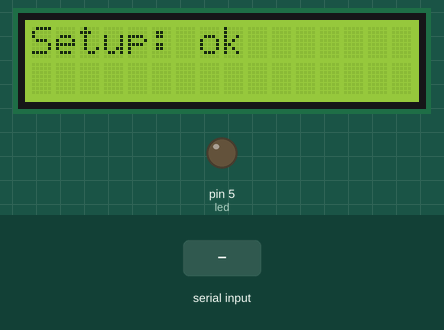
Bench run of a sketch on a simulated Arduino Uno, built with avr-gcc and run on an emulated ATmega328P. Shown: 16×2 character LCD, output pins drawn as LEDs (lit = HIGH). The test bench sets the inputs (shaded band).

Above: at 0.1 s.
2.8 s: "#on\n" received over the second serial link
At 3.2 s:
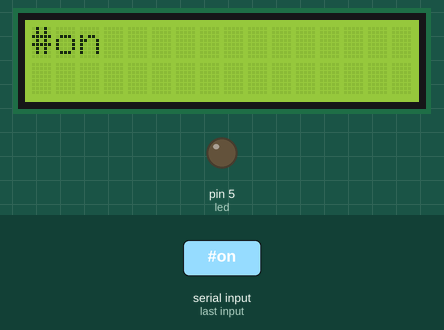
At 5.5 s:
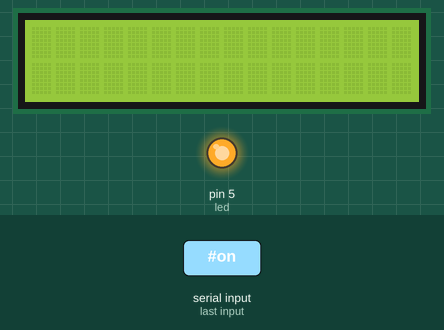
5.8 s: "#off\n" received over the second serial link
At 6.7 s:
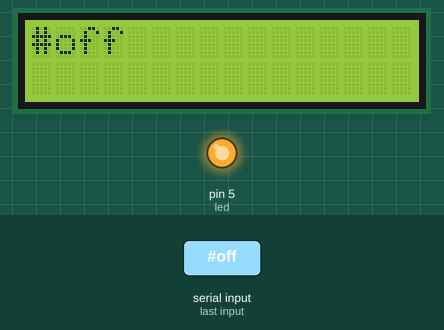
Timing chart, 0 to 8.8 s (numbered marks = the images above; inputs shaded):
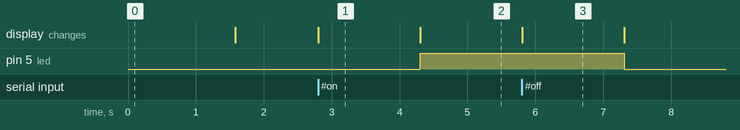

Measured:
- after the input at 2.8 s, pin 5 (led): LOW → HIGH after 1.5 s; the display: changes at once (image 1)
- after the input at 5.8 s, pin 5 (led): HIGH → LOW after 1.5 s; the display: changes at once (image 3)
- what the display in image 1 shows lasts 1.5 s, from 2.8 s to 4.3 s

The sketch:

read.ino
```cpp
#include <LiquidCrystal_I2C.h>
#include <SoftwareSerial.h>

#define rxPin 3
#define txPin 2

LiquidCrystal_I2C lcd(0x27,16,2);
SoftwareSerial auxSerial(rxPin, txPin);

String inputString = "";
bool stringComplete = false;

unsigned long tiempoOne=0;

int led = 5;
int pot1= A0;
int pot2= A1;

void setupLcd();
void aux_serial();

void setup() {
  setupLcd();
  Serial.begin(9600);
  auxSerial.begin(9600);
  pinMode(led,OUTPUT);
}

void loop() {
  if (stringComplete) {
    inputString.trim();

    processCommand();

    inputString = "";
    stringComplete = false;
  }

  aux_serial();
}

void processCommand() {

  lcd.setCursor(0,0);
  lcd.print(inputString);
  delay(1500);
  lcd.clear();

  if(inputString == "#on"){
    digitalWrite(led,HIGH);
  }
  if(inputString == "#off"){
    digitalWrite(led,LOW);
  }

}


//
//  Funcion para leer datos.
//
void aux_serial() {
  while (auxSerial.available()) {
    char inChar = (char)auxSerial.read();
    if (inChar == '\n') {
      stringComplete = true;
    } else {
      inputString += inChar;
    }
  }
}

//
//  LCD setup
//

void setupLcd(){
  lcd.init();
  lcd.backlight();
  lcd.clear();
  lcd.setCursor(0,0);
  lcd.print("Setup: ok");
  delay(1500);
  lcd.clear();
}
```
